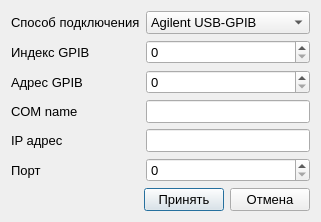
<?xml version="1.0" encoding="UTF-8"?>
<ui version="4.0">
 <class>edit_agilent_config_dialog</class>
 <widget class="QDialog" name="edit_agilent_config_dialog">
  <property name="geometry">
   <rect>
    <x>0</x>
    <y>0</y>
    <width>305</width>
    <height>214</height>
   </rect>
  </property>
  <property name="font">
   <font>
    <pointsize>10</pointsize>
   </font>
  </property>
  <property name="windowTitle">
   <string>Параметры Agilent3458A</string>
  </property>
  <property name="windowIcon">
   <iconset resource="../../irspy/qt/resources/icons.qrc">
    <normaloff>:/icons/icons/settings.png</normaloff>:/icons/icons/settings.png</iconset>
  </property>
  <layout class="QVBoxLayout" name="verticalLayout">
   <item>
    <layout class="QGridLayout" name="gridLayout">
     <item row="0" column="0">
      <widget class="QLabel" name="label">
       <property name="text">
        <string>Способ подключения</string>
       </property>
      </widget>
     </item>
     <item row="3" column="0">
      <widget class="QLabel" name="label_4">
       <property name="text">
        <string>COM name</string>
       </property>
      </widget>
     </item>
     <item row="5" column="0">
      <widget class="QLabel" name="label_6">
       <property name="text">
        <string>Порт</string>
       </property>
      </widget>
     </item>
     <item row="2" column="0">
      <widget class="QLabel" name="label_3">
       <property name="text">
        <string>Адрес GPIB</string>
       </property>
      </widget>
     </item>
     <item row="4" column="0">
      <widget class="QLabel" name="label_5">
       <property name="text">
        <string>IP адрес</string>
       </property>
      </widget>
     </item>
     <item row="1" column="0">
      <widget class="QLabel" name="label_2">
       <property name="text">
        <string>Индекс GPIB</string>
       </property>
      </widget>
     </item>
     <item row="0" column="1">
      <widget class="QComboBox" name="connect_type_combobox">
       <item>
        <property name="text">
         <string>Agilent USB-GPIB</string>
        </property>
       </item>
       <item>
        <property name="text">
         <string>NI USB-GPIB</string>
        </property>
       </item>
       <item>
        <property name="text">
         <string>Prologix COM-GPIB</string>
        </property>
       </item>
       <item>
        <property name="text">
         <string>Prologix Ethernet-GPIB</string>
        </property>
       </item>
      </widget>
     </item>
     <item row="1" column="1">
      <widget class="QSpinBox" name="gpib_index_spinbox">
       <property name="maximum">
        <number>9999</number>
       </property>
      </widget>
     </item>
     <item row="2" column="1">
      <widget class="QSpinBox" name="gpib_address_spinbox">
       <property name="maximum">
        <number>9999</number>
       </property>
      </widget>
     </item>
     <item row="3" column="1">
      <widget class="QLineEdit" name="com_name_edit"/>
     </item>
     <item row="4" column="1">
      <widget class="QLineEdit" name="ip_address_edit"/>
     </item>
     <item row="5" column="1">
      <widget class="QSpinBox" name="port_spinbox">
       <property name="maximum">
        <number>9999</number>
       </property>
      </widget>
     </item>
    </layout>
   </item>
   <item>
    <layout class="QHBoxLayout" name="buttons_layout">
     <item>
      <spacer name="horizontalSpacer_2">
       <property name="orientation">
        <enum>Qt::Horizontal</enum>
       </property>
       <property name="sizeHint" stdset="0">
        <size>
         <width>40</width>
         <height>20</height>
        </size>
       </property>
      </spacer>
     </item>
     <item>
      <widget class="QPushButton" name="accept_button">
       <property name="text">
        <string>Принять</string>
       </property>
       <property name="default">
        <bool>true</bool>
       </property>
      </widget>
     </item>
     <item>
      <widget class="QPushButton" name="cancel_button">
       <property name="text">
        <string>Отмена</string>
       </property>
      </widget>
     </item>
    </layout>
   </item>
  </layout>
 </widget>
 <tabstops>
  <tabstop>connect_type_combobox</tabstop>
  <tabstop>gpib_index_spinbox</tabstop>
  <tabstop>gpib_address_spinbox</tabstop>
  <tabstop>com_name_edit</tabstop>
  <tabstop>ip_address_edit</tabstop>
  <tabstop>port_spinbox</tabstop>
  <tabstop>accept_button</tabstop>
  <tabstop>cancel_button</tabstop>
 </tabstops>
 <resources>
  <include location="../../irspy/qt/resources/icons.qrc"/>
 </resources>
 <connections/>
</ui>
